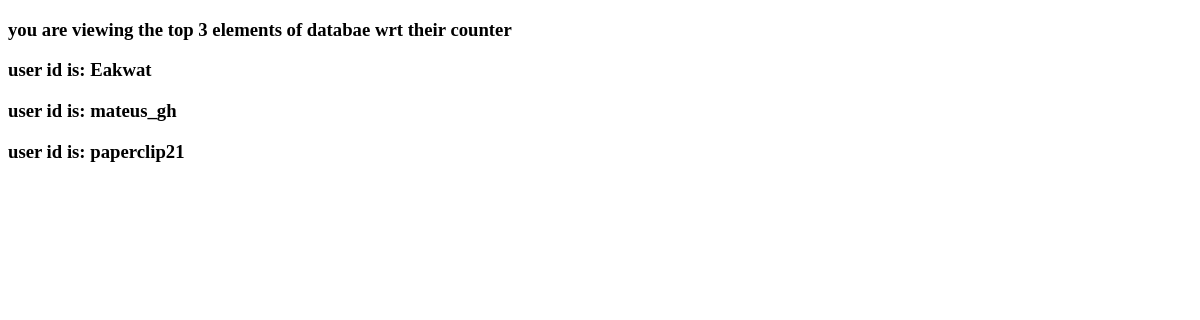
The app's page /home/top3/, older data.
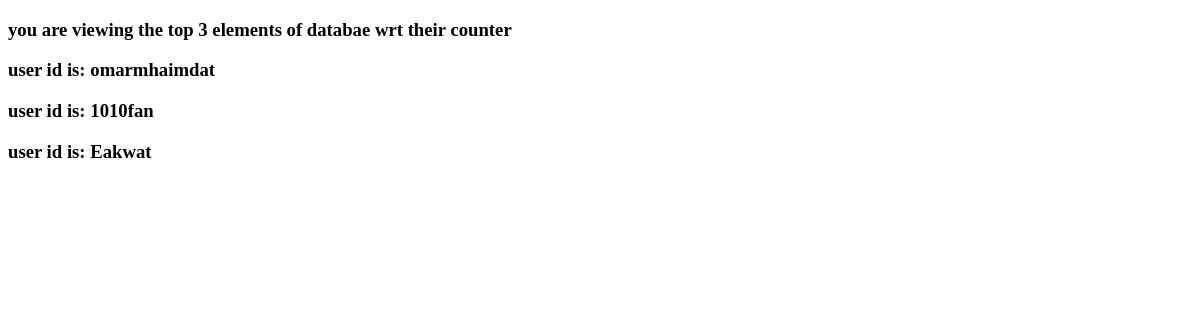
The same page, newer data.
### home1/models.py (models this page shows)
class details(models.Model)  :
    Username = models.CharField(max_length=122)
    Userid = models.IntegerField()
    Counter = models.IntegerField(default= 0)
    def __str__(self):
        return self.Username

### home1/views.py (the view)
# urls.py: path('top3/', views.top_3 , name= "task_4_top_3")
def top_3(request):
    x= { }
    users= details.objects.all().order_by('-Counter')
    print(users)
    for i in users:
        C_ount=details.objects.get(Username= i.Username)
        x[i.Username] = C_ount.Counter
    print(x)
    context={
        'variable1':users[0],
        'variable2' :users[1],
        'variable3':users[2]
        }
    return render(request, 'top3.html', context)

### templates/top3.html (shortened to what this page needs)
<!DOCTYPE html>
<html>
    <body>
        <h3>you are viewing the top 3 elements of databae wrt their counter
        <div>
            <p>user id is: <b>{{ variable1 }}</b></p>
            <p>user id is: <b>{{ variable2 }}</b></p>
            <p>user id is: <b>{{ variable3 }}</b></p>
        </div>
    </body>
</html>

Row changes from the older to the newer data that the page shows:
no longer on this page (row unchanged): details: Username "mateus_gh"
no longer on this page (row unchanged): details: Username "paperclip21"
now on this page (row edited): details: Username "omarmhaimdat"
now on this page (row edited): details: Username "1010fan"
Text that changed along with them:
{{ variable3 }}: "paperclip21" → "Eakwat"
{{ variable1 }}: "Eakwat" → "omarmhaimdat"
